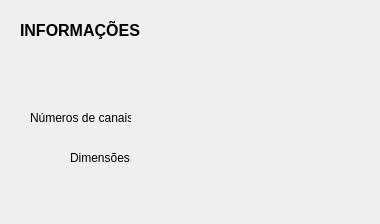
<?xml version="1.0" encoding="UTF-8"?>
<ui version="4.0">
 <class>informacao</class>
 <widget class="QDialog" name="informacao">
  <property name="geometry">
   <rect>
    <x>0</x>
    <y>0</y>
    <width>380</width>
    <height>224</height>
   </rect>
  </property>
  <property name="windowTitle">
   <string>Dialog</string>
  </property>
  <widget class="QLabel" name="label">
   <property name="geometry">
    <rect>
     <x>20</x>
     <y>20</y>
     <width>131</width>
     <height>21</height>
    </rect>
   </property>
   <property name="text">
    <string>&lt;!DOCTYPE HTML PUBLIC &quot;-//W3C//DTD HTML 4.0//EN&quot; &quot;http://www.w3.org/TR/REC-html40/strict.dtd&quot;&gt;
&lt;html&gt;&lt;head&gt;&lt;meta name=&quot;qrichtext&quot; content=&quot;1&quot; /&gt;&lt;style type=&quot;text/css&quot;&gt;
p, li { white-space: pre-wrap; }
&lt;/style&gt;&lt;/head&gt;&lt;body style=&quot; font-family:'MS Shell Dlg 2'; font-size:8.25pt; font-weight:400; font-style:normal;&quot;&gt;
&lt;p style=&quot; margin-top:0px; margin-bottom:0px; margin-left:0px; margin-right:0px; -qt-block-indent:0; text-indent:0px;&quot;&gt;&lt;span style=&quot; font-size:12pt; font-weight:600;&quot;&gt;INFORMAÇÕES&lt;/span&gt;&lt;/p&gt;&lt;/body&gt;&lt;/html&gt;</string>
   </property>
  </widget>
  <widget class="QLabel" name="label_2">
   <property name="geometry">
    <rect>
     <x>30</x>
     <y>110</y>
     <width>101</width>
     <height>16</height>
    </rect>
   </property>
   <property name="text">
    <string>Números de canais:</string>
   </property>
  </widget>
  <widget class="QLabel" name="label_3">
   <property name="geometry">
    <rect>
     <x>70</x>
     <y>150</y>
     <width>61</width>
     <height>16</height>
    </rect>
   </property>
   <property name="text">
    <string>Dimensões: </string>
   </property>
  </widget>
  <widget class="QLabel" name="label_canal">
   <property name="geometry">
    <rect>
     <x>140</x>
     <y>110</y>
     <width>171</width>
     <height>16</height>
    </rect>
   </property>
   <property name="text">
    <string/>
   </property>
  </widget>
  <widget class="QLabel" name="label_dimensao">
   <property name="geometry">
    <rect>
     <x>140</x>
     <y>150</y>
     <width>171</width>
     <height>16</height>
    </rect>
   </property>
   <property name="text">
    <string/>
   </property>
  </widget>
 </widget>
 <resources/>
 <connections/>
</ui>
